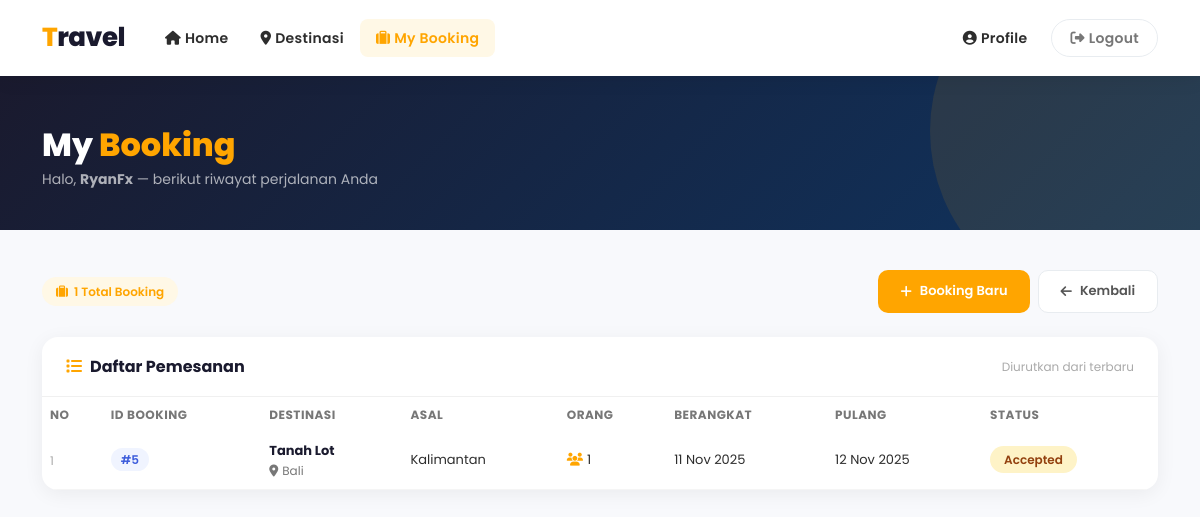
Screenshot of /listBooking.php (signed in) with the database file from the repository.
### tables this page shows
CREATE TABLE `akun` (
  `id_akun` int(11) NOT NULL AUTO_INCREMENT,
  `nama_lengkap` varchar(50) NOT NULL,
  `username` varchar(50) NOT NULL,
  `password` varchar(255) NOT NULL,
  `email` varchar(100) DEFAULT NULL,
  `foto_profil` varchar(255) DEFAULT NULL,
  `background_profil` varchar(255) DEFAULT NULL,
  `reset_otp` varchar(6) DEFAULT NULL,
  `reset_otp_expire` datetime DEFAULT NULL,
  `reset_otp_attempts` int(11) DEFAULT 0,
  `reset_otp_last_attempt` datetime DEFAULT NULL,
  `created_at` timestamp NOT NULL DEFAULT current_timestamp(),
  PRIMARY KEY (`id_akun`)
);

CREATE TABLE `pemesanan` (
  `id_pemesanan` int(11) NOT NULL AUTO_INCREMENT,
  `id_akun` int(11) NOT NULL,
  `id_destinasi` int(11) NOT NULL,
  `jumlah_orang` int(11) NOT NULL,
  `asal` varchar(50) NOT NULL,
  `tanggal_berangkat` date NOT NULL,
  `tanggal_pulang` date NOT NULL,
  `status` enum('Pending','Accepted','Rejected') NOT NULL DEFAULT 'Pending',
  PRIMARY KEY (`id_pemesanan`),
  KEY `fk_pemesanan_akun` (`id_akun`),
  KEY `fk_pemesanan_destinasi` (`id_destinasi`),
  CONSTRAINT `fk_pemesanan_akun` FOREIGN KEY (`id_akun`) REFERENCES `akun` (`id_akun`) ON DELETE CASCADE,
  CONSTRAINT `fk_pemesanan_destinasi` FOREIGN KEY (`id_destinasi`) REFERENCES `destinasi` (`id_destinasi`) ON DELETE CASCADE
);

CREATE TABLE `destinasi` (
  `id_destinasi` int(11) NOT NULL AUTO_INCREMENT,
  `nama_destinasi` varchar(50) NOT NULL,
  `harga_destinasi` int(11) NOT NULL,
  `kategori_destinasi` enum('Wisata Alam','Wisata Budaya','Wisata Kampung','Wisata Religi') NOT NULL,
  `kota_destinasi` enum('Bali','Banyuwangi','Malang','Surabaya','Yogyakarta') NOT NULL,
  `latitude` float NOT NULL,
  `longitude` float NOT NULL,
  `gambar_destinasi` mediumblob NOT NULL,
  `deskripsi_destinasi` text NOT NULL,
  PRIMARY KEY (`id_destinasi`)
);

### listBooking.php (the view, shortened to what this page needs)
<?php
include "koneksi.php";
$id_akun = $_SESSION['id'];
$query = mysqli_query($conn, "
    SELECT p.id_pemesanan, p.asal, p.tanggal_berangkat, p.tanggal_pulang,
           p.jumlah_orang, d.nama_destinasi, d.kota_destinasi, p.status
    FROM pemesanan p
    JOIN destinasi d ON p.id_destinasi = d.id_destinasi
    WHERE p.id_akun = '$id_akun'
    ORDER BY p.id_pemesanan DESC
");
$userQ = mysqli_query($conn, "SELECT nama_lengkap FROM akun WHERE id_akun = '$id_akun'");
$user = mysqli_fetch_assoc($userQ);
?>
<!DOCTYPE html>
<html lang="id">
<head>
    <link href="https://cdn.jsdelivr.net/npm/bootstrap@5.0.2/dist/css/bootstrap.min.css" rel="stylesheet">
    <link rel="stylesheet" href="https://cdnjs.cloudflare.com/ajax/libs/font-awesome/6.2.1/css/all.min.css">
    <link rel="stylesheet" href="style.css">
</head>
<body>
    <nav class="navbar navbar-expand-lg" id="navbar">
        <div class="container">
            <a class="navbar-brand" href="index.php" id="logo"><span>T</span>ravel</a>
            <div class="collapse navbar-collapse" id="nb">
                <ul class="navbar-nav me-auto">
                    <li class="nav-item"><a class="nav-link" href="index.php"><i class="fas fa-home me-1"></i>Home</a></li>
                    <li class="nav-item"><a class="nav-link" href="daftarDestinasi.php"><i class="fas fa-map-marker-alt me-1"></i>Destinasi</a></li>
                    <li class="nav-item"><a class="nav-link active" href="listBooking.php"><i class="fas fa-suitcase me-1"></i>My Booking</a></li>
                </ul>
                <ul class="navbar-nav ms-auto align-items-center gap-2">
                    <li class="nav-item"><a class="nav-link" href="profile.php"><i class="fas fa-user-circle me-1"></i>Profile</a></li>
                    <li class="nav-item"><a class="nav-link btn-nav-logout" href="proses.php?logout=true"><i class="fas fa-sign-out-alt me-1"></i>Logout</a></li>
                </ul>
            </div>
        </div>
    </nav>
    <div class="page-hero">
        <div class="container">
            <h1>My <span>Booking</span></h1>
            <p>Halo, <strong><?= htmlspecialchars($user['nama_lengkap'] ?? 'Traveler') ?></strong> — berikut riwayat perjalanan Anda</p>
        </div>
    </div>
    <div class="content-wrap">
        <div class="container">
            <?php $total = mysqli_num_rows($query); ?>
            <div class="d-flex justify-content-between align-items-center mb-4 flex-wrap gap-3">
                <span class="summary-chip"><i class="fas fa-suitcase"></i> <?= $total ?> Total Booking</span>
                <div class="d-flex gap-2">
                    <a href="daftarDestinasi.php" class="btn-book-new"><i class="fas fa-plus"></i> Booking Baru</a>
                    <a href="index.php" class="btn-back-custom"><i class="fas fa-arrow-left"></i> Kembali</a>
                </div>
            </div>
            <?php if ($total > 0): ?>
                <div class="booking-card">
                    <div class="card-header-custom">
                        <h5><i class="fas fa-list me-2" style="color:#ffa500;"></i>Daftar Pemesanan</h5>
                        <small style="color:#aaa;font-size:12px;">Diurutkan dari terbaru</small>
                    </div>
                    <div class="table-responsive">
                        <table class="table mb-0">
                            <thead>
                                <tr>
                                    <th>No</th>
                                    <th>ID Booking</th>
                                    <th>Destinasi</th>
                                    <th>Asal</th>
                                    <th>Orang</th>
                                    <th>Berangkat</th>
                                    <th>Pulang</th>
                                    <th>Status</th>
                                </tr>
                            </thead>
                            <tbody>
                                <?php $no = 1; while ($row = mysqli_fetch_assoc($query)): ?>
                                    <tr>
                                        <td style="color:#aaa;font-size:12px;"><?= $no++ ?></td>
                                        <td><span class="id-badge">#<?= $row['id_pemesanan'] ?></span></td>
                                        <td>
                                            <div class="dest-name"><?= htmlspecialchars($row['nama_destinasi']) ?></div>
                                            <?php if (!empty($row['kota_destinasi'])): ?>
                                                <div class="city-text"><i class="fas fa-map-marker-alt me-1"></i><?= htmlspecialchars($row['kota_destinasi']) ?></div>
                                            <?php endif; ?>
                                        </td>
                                        <td><?= htmlspecialchars($row['asal']) ?></td>
                                        <td><i class="fas fa-users me-1" style="color:#ffa500;"></i><?= $row['jumlah_orang'] ?></td>
                                        <td>
                                            <div class="date-block">
                                                <?= date('d M Y', strtotime($row['tanggal_berangkat'])) ?>
                                            </div>
                                        </td>
                                        <td>
                                            <div class="date-block">
                                                <?= date('d M Y', strtotime($row['tanggal_pulang'])) ?>
                                            </div>
                                        </td>
                                        <td>
                                            <?php
                                            $status = strtolower($row['status']);
                                            $cls = match($status) {
                                                'confirmed' => 'status-confirmed',
                                                'cancelled' => 'status-cancelled',
                                                default => 'status-pending'
                                            };
                                            ?>
                                            <span class="status-badge <?= $cls ?>"><?= ucfirst(htmlspecialchars($row['status'])) ?></span>
                                        </td>
                                    </tr>
                                <?php endwhile; ?>
                            </tbody>
                        </table>
                    </div>
                </div>
            <?php endif; ?>
        </div>
    </div>
</body>
</html>

### style.css (style rules this page uses)
* { margin: 0; padding: 0; box-sizing: border-box; text-decoration: none; list-style: none; scroll-behavior: smooth; }
:root { --primary: #ffa500; --primary-dark: #e09400; --primary-light: #fff8e6; --secondary: #1a1a2e; --accent: #ffd700; --text: #2d2d2d; --text-muted: #777; --bg: #ffffff; --bg-soft: #f8f9fc; --border: #e8ecf0; --shadow: 0 4px 20px rgba(0,0,0,0.08); --shadow-hover: 0 12px 40px rgba(255,165,0,0.2); --radius: 14px; --radius-sm: 8px; }
body { font-family: 'Poppins', sans-serif; color: var(--text); background: var(--bg); line-height: 1.6; }
#navbar { background: rgba(255,255,255,0.97); backdrop-filter: blur(12px); box-shadow: 0 2px 20px rgba(0,0,0,0.08); padding: 12px 0; position: sticky; top: 0; z-index: 1000; }
#logo { font-size: 26px; font-weight: 800; color: var(--secondary); letter-spacing: -0.5px; }
#logo span { color: var(--primary); }
.navbar-nav { margin-left: 8px; }
.nav-item .nav-link { font-size: 14px; font-weight: 600; color: var(--text); letter-spacing: 0.3px; padding: 8px 16px !important; border-radius: var(--radius-sm); transition: all 0.3s ease; position: relative; }
.nav-item .nav-link:hover, .nav-item .nav-link.active { color: var(--primary); background: var(--primary-light); }
.nav-item .nav-link.btn-nav-logout { color: var(--text-muted) !important; border: 1.5px solid var(--border); padding: 7px 18px !important; border-radius: 25px; }
.page-hero { background: linear-gradient(135deg, #1a1a2e 0%, #16213e 60%, #0f3460 100%); padding: 70px 0 50px; position: relative; overflow: hidden; }
.page-hero::before { content: ''; position: absolute; width: 400px; height: 400px; background: rgba(255, 165, 0, 0.08); border-radius: 50%; top: -150px; right: -100px; }
.page-hero h1 { font-size: 40px; font-weight: 800; color: white; margin-bottom: 10px; }
.page-hero h1 span { color: var(--primary); }
.page-hero p { color: rgba(255, 255, 255, 0.75); font-size: 15px; max-width: 600px; margin: 0; }

### listBooking.php (style rules this page uses)
body { background: #f8f9fc; }
.page-hero { background: linear-gradient(135deg, #1a1a2e, #0f3460); padding: 50px 0 40px; position: relative; overflow: hidden; }
.page-hero::before { content:''; position:absolute; width:350px;height:350px; background:rgba(255,165,0,0.1); border-radius:50%; top:-120px;right:-80px; }
.page-hero h1 { font-size:32px;font-weight:800;color:white;margin-bottom:4px; }
.page-hero h1 span { color:#ffa500; }
.page-hero p { color:rgba(255,255,255,0.65);font-size:14px; }
.content-wrap { padding: 40px 0 60px; }
.booking-card { background: white; border-radius: 16px; box-shadow: 0 4px 20px rgba(0,0,0,0.06); overflow: hidden; }
.booking-card .card-header-custom { padding: 20px 24px; border-bottom: 1px solid #f0f0f0; display: flex; align-items: center; justify-content: space-between; flex-wrap: wrap; gap: 10px; }
.booking-card .card-header-custom h5 { font-size: 16px; font-weight: 700; color: #1a1a2e; margin: 0; }
table { font-family: 'Poppins', sans-serif; }
thead th { background: #f8f9fc; font-size: 12px; font-weight: 700; color: #777; text-transform: uppercase; letter-spacing: 0.5px; padding: 14px 16px; border: none; }
tbody tr { border-bottom: 1px solid #f5f5f5; transition: background 0.2s; }
tbody td { padding: 14px 16px; font-size: 13px; color: #2d2d2d; vertical-align: middle; border: none; }
.dest-name { font-weight: 700; color: #1a1a2e; }
.city-text { font-size: 12px; color: #777; }
.id-badge { background: #f0f4ff; color: #3b5bdb; font-size: 12px; font-weight: 600; padding: 3px 10px; border-radius: 20px; }
.status-badge { font-size: 12px; font-weight: 600; padding: 5px 14px; border-radius: 20px; }
.status-pending { background: #fef3c7; color: #92400e; }
.date-block { font-size: 13px; }
.btn-back-custom { display: inline-flex; align-items: center; gap: 8px; padding: 10px 22px; background: white; color: #555; border: 1.5px solid #e8ecf0; border-radius: 10px; font-size: 13px; font-weight: 600; text-decoration: none; font-family: 'Poppins', sans-serif; transition: all 0.3s; }
.btn-book-new { display: inline-flex; align-items: center; gap: 8px; padding: 10px 22px; background: #ffa500; color: white; border-radius: 10px; font-size: 13px; font-weight: 600; text-decoration: none; font-family: 'Poppins', sans-serif; transition: all 0.3s; }
.summary-chip { display: inline-flex; align-items: center; gap: 6px; background: #fff8e6; color: #ffa500; font-size: 12px; font-weight: 600; padding: 5px 14px; border-radius: 20px; }

### rows the page displays
akun: nama_lengkap "RyanFx"
pemesanan: id_pemesanan "5", id_destinasi.nama_destinasi "Tanah Lot", id_destinasi.kota_destinasi "Bali", asal "Kalimantan", jumlah_orang "1", tanggal_berangkat "11 Nov 2025", tanggal_pulang "12 Nov 2025", status "Accepted"

### other values shown
$total "1"
